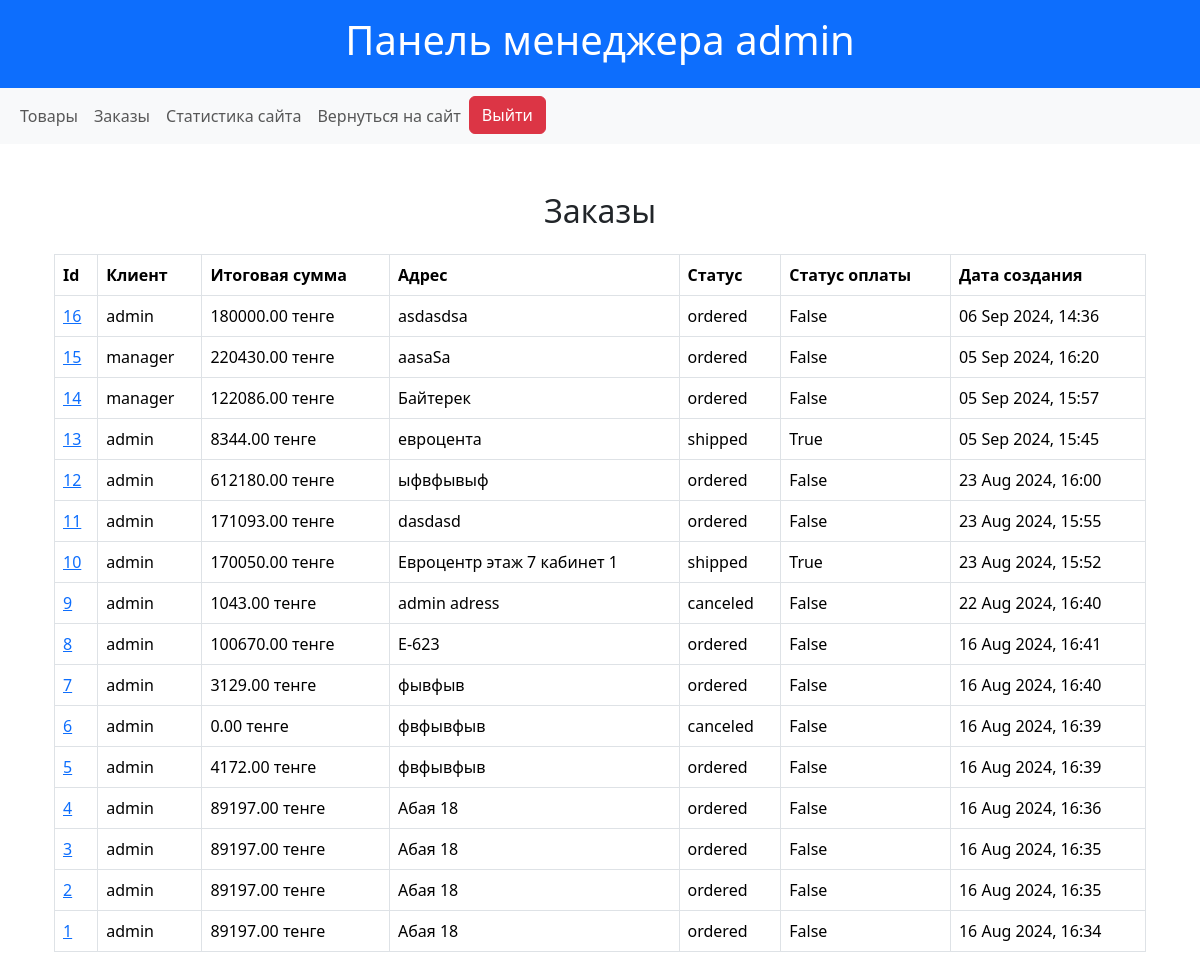
Screenshot of /manager/orders/ (signed in) with the database file from the repository.
### shop/models.py (models this page shows, shortened)
class Order(models.Model):
    STATUS_CHOICES = [
        ('ordered', 'Заказан'),
        ('shipped', 'Отправлен'),
        ('received', 'Получен'),
        ('canceled', 'Отменен'),
        ('returned', 'Возвращен'),
    ]
    user = models.ForeignKey(User, on_delete=models.CASCADE, related_name='orders')
    total_price = models.DecimalField(max_digits=10, decimal_places=2)
    address = models.CharField(max_length=255)
    status = models.CharField(max_length=10, choices=STATUS_CHOICES, default='ordered')
    payment_status = models.BooleanField(default=False)
    created_at = models.DateTimeField(auto_now_add=True)
    objects = OrderManager()
    class Meta:
        verbose_name = "Заказ"
        verbose_name_plural = "Заказы"

### shop/views.py (the view)
# urls.py: path('manager/orders/', ManagerOrdersView.as_view(), name='manager_orders'),
class ManagerOrdersView(ManagerMixin, ListView):
    model = Order
    template_name = 'manager/orders.html'
    context_object_name = 'orders'
    ordering = ['-created_at']

### shop/views.py (called while the page is built)
    def test_func(self):
        return self.request.user.groups.filter(name="Менеджеры").exists()

### shop/templates/manager/orders.html (shortened to what this page needs)
{% extends "manager/base.html" %}
{% block content %}
<div class="container mt-5">
    <h2 class="text-center mb-4">Заказы</h2>
    <table class="table table-bordered table-hover">
        <thead class="thead-light">
            <tr>
                <th scope="col">Id</th>
                <th scope="col">Клиент</th>
                <th scope="col">Итоговая сумма</th>
                <th scope="col">Адрес</th>
                <th scope="col">Статус</th>
                <th scope="col">Статус оплаты</th>
                <th scope="col">Дата создания</th>
            </tr>
        </thead>
        <tbody>
            {% for order in orders %}
                <tr>
                    <td><a href="{% url 'update_order' order.pk %}">{{ order.pk }}</a></td>
                    <td>{{ order.user.username }}</td>
                    <td>{{ order.total_price }} тенге</td>
                    <td>{{ order.address }}</td>
                    <td>{{ order.status }}</td>
                    <td>{{ order.payment_status }}</td>
                    <td>{{ order.created_at|date:"d M Y, H:i" }}</td>
                </tr>
            {% endfor %}
        </tbody>
    </table>
</div>
{% endblock %}

### shop/templates/manager/base.html (shortened to what this page needs)
<!DOCTYPE html>
<html lang="en">
<head>
    <link href="https://cdn.jsdelivr.net/npm/bootstrap@5.3.3/dist/css/bootstrap.min.css" rel="stylesheet">
    <link rel="stylesheet" href="https://cdnjs.cloudflare.com/ajax/libs/font-awesome/6.6.0/css/all.min.css" />
</head>
<body>
    <header class="bg-primary text-white text-center py-3 ">
        <h1>
            Панель менеджера {{ user.username }}
        </h1>
    </header>
    <nav class="navbar navbar-expand-lg navbar-light bg-light mb-4">
        <div class="container-fluid">
            <div class="navbar-nav">
                <a class="nav-link" href="{% url 'manager_products' %}">Товары</a>
                <a class="nav-link" href="{% url 'manager_orders' %}">Заказы</a>
                <a class="nav-link" href="{% url 'manager_dashboard' %}">Статистика сайта</a>
                <a class="nav-link" href="{% url 'product_list' %}">Вернуться на сайт</a>
                <form action="{% url 'logout' %}" method="post" style="display:inline;" class="d-inline">
                    <button class="btn btn-danger" type="submit">Выйти</button>
                </form>
            </div>
        </div>
    </nav>
    <div class="container">
        {% block content %}
        {% endblock %}
    </div>
</body>
</html>

### rows the page displays
Order: pk "16", user.username "admin", total_price "180000.00", address "asdasdsa", status "ordered", payment_status "False", created_at "06 Sep 2024, 14:36"
Order: pk "15", user.username "manager", total_price "220430.00", address "aasaSa", status "ordered", payment_status "False", created_at "05 Sep 2024, 16:20"
Order: pk "14", user.username "manager", total_price "122086.00", address "Байтерек", status "ordered", payment_status "False", created_at "05 Sep 2024, 15:57"
Order: pk "13", user.username "admin", total_price "8344.00", address "евроцента", status "shipped", payment_status "True", created_at "05 Sep 2024, 15:45"
Order: pk "12", user.username "admin", total_price "612180.00", address "ыфвфывыф", status "ordered", payment_status "False", created_at "23 Aug 2024, 16:00"
Order: pk "11", user.username "admin", total_price "171093.00", address "dasdasd", status "ordered", payment_status "False", created_at "23 Aug 2024, 15:55"
Order: pk "10", user.username "admin", total_price "170050.00", address "Евроцентр этаж 7 кабинет 1", status "shipped", payment_status "True", created_at "23 Aug 2024, 15:52"
Order: pk "9", user.username "admin", total_price "1043.00", address "admin adress", status "canceled", payment_status "False", created_at "22 Aug 2024, 16:40"
Order: pk "8", user.username "admin", total_price "100670.00", address "E-623", status "ordered", payment_status "False", created_at "16 Aug 2024, 16:41"
Order: pk "7", user.username "admin", total_price "3129.00", address "фывфыв", status "ordered", payment_status "False", created_at "16 Aug 2024, 16:40"
Order: pk "6", user.username "admin", total_price "0.00", address "фвфывфыв", status "canceled", payment_status "False", created_at "16 Aug 2024, 16:39"
Order: pk "5", user.username "admin", total_price "4172.00", address "фвфывфыв", status "ordered", payment_status "False", created_at "16 Aug 2024, 16:39"
Order: pk "4", user.username "admin", total_price "89197.00", address "Абая 18", status "ordered", payment_status "False", created_at "16 Aug 2024, 16:36"
Order: pk "3", user.username "admin", total_price "89197.00", address "Абая 18", status "ordered", payment_status "False", created_at "16 Aug 2024, 16:35"
Order: pk "2", user.username "admin", total_price "89197.00", address "Абая 18", status "ordered", payment_status "False", created_at "16 Aug 2024, 16:35"
Order: pk "1", user.username "admin", total_price "89197.00", address "Абая 18", status "ordered", payment_status "False", created_at "16 Aug 2024, 16:34"

### other values shown
{{ user.username }} "admin"
